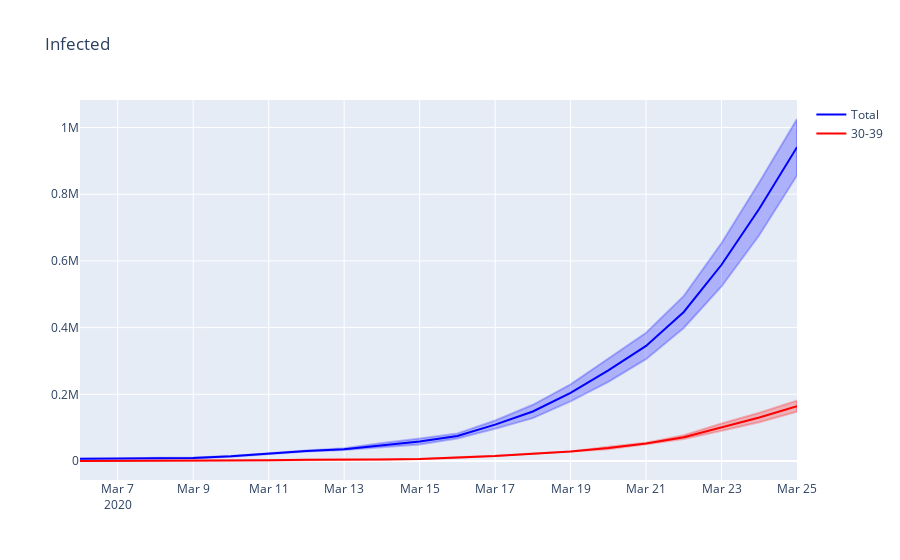

The notebook cell this image was saved under:
### Code cell
plot([
        (stats.get_metric('infectados'), 'Total'),
        (stats.get_metric('infectados', None, '30-39'), '30-39'),
    ], 'Infected', False, stop=90)

#plot([
#        (get_metrica(stats, 'infectados'), 'Total'),
#    ], 'Total de infectados (incl. assintomáticos) - Log', True, stop=90)
